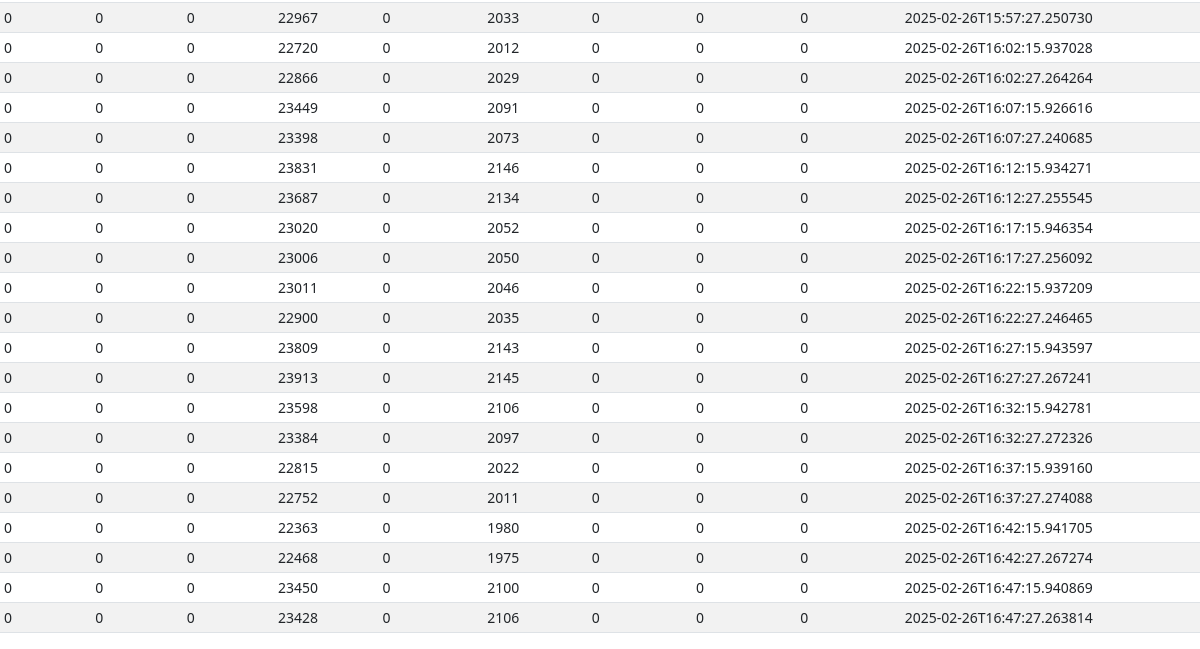
Before: /chart (lower part) with the older database file.
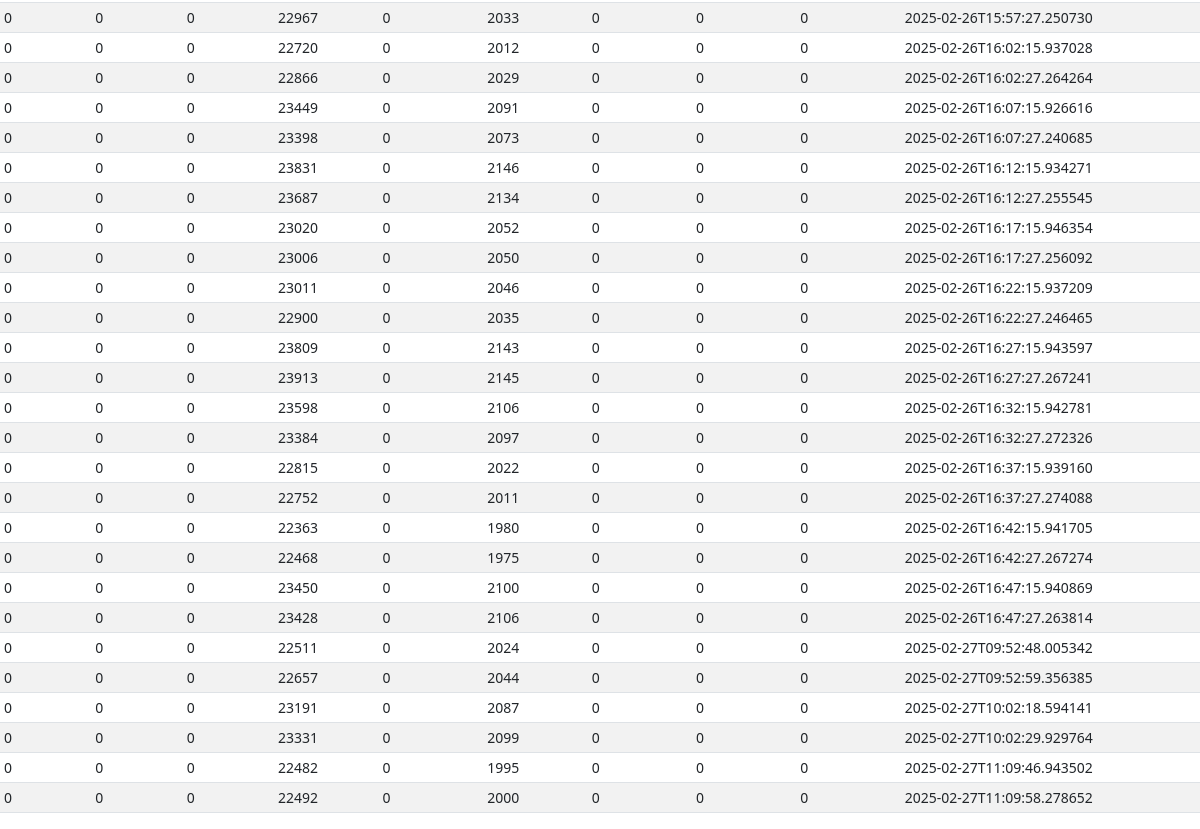
After: the same page with the newer database file.
### models.py (models this page shows)
class Record(SQLModel, table=True):
    id: int | None = Field(default=None, primary_key=True)
    power1: int
    power2: int
    power3: int
    voltage1: int
    voltage2: int
    voltage3: int
    current1: int
    current2: int
    current3: int
    device: int | None = Field(default=1)
    date: datetime.datetime

### main.py (the view)
@app.get("/chart", response_class=fastapi.responses.HTMLResponse)
async def get_chart(request: Request):
    with Session(engine) as session:
        statement = select(Record)
        results = session.exec(statement)
        resp = []
        for r in results:
            resp.append(r)
    return templates.TemplateResponse("chart.html", {"request": request, "json_data": jsonable_encoder(resp)})

### templates/chart.html (shortened to what this page needs)
<!DOCTYPE html>
<html lang="en">
<head>
        <link rel="stylesheet" href="static/css/styles.css" />
</head>
<body onload="display_chart()">
    <div class="table-responsive small">
        <table class="table table-striped table-sm">
            <tbody>
            {% for r in json_data %}
            <TR>
                <TD>{{r.power1}}</TD>
                <TD>{{r.power2}}</TD>
                <TD>{{r.power3}}</TD>
                <TD>{{r.voltage1}}</TD>
                <TD>{{r.voltage2}}</TD>
                <TD>{{r.voltage3}}</TD>
                <TD>{{r.current1}}</TD>
                <TD>{{r.current2}}</TD>
                <TD>{{r.current3}}</TD>
                <TD>{{r.date}}</TD>
            </TR>
            {% endfor %}
        </table>
    </div>
</body>
</html>

Changed rows visible on the page:
added Record: power1 "0", power2 "0", power3 "0", voltage1 "22511", voltage2 "0", voltage3 "2024", current1 "0", current2 "0", current3 "0", date "2025-02-27T09:52:48.005342"
